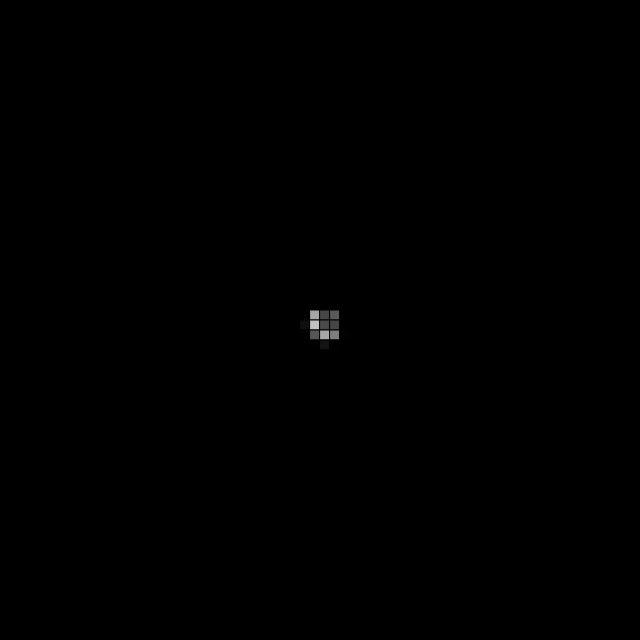
Frame 1 (no input)
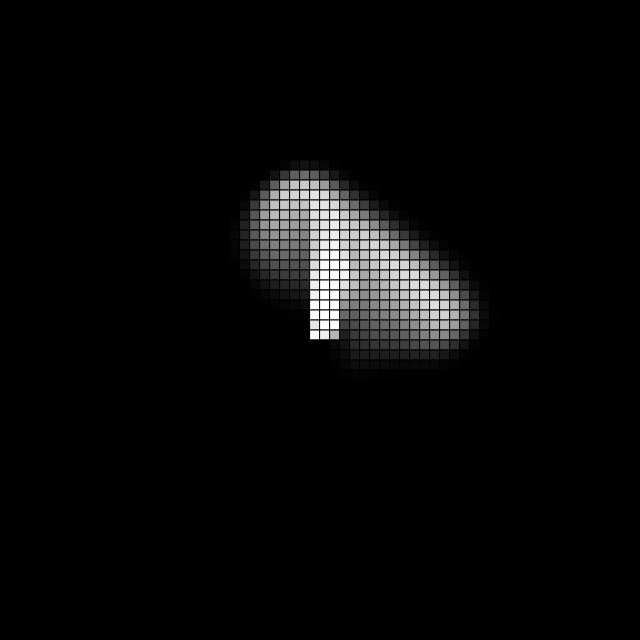
Frame 60 (no input)
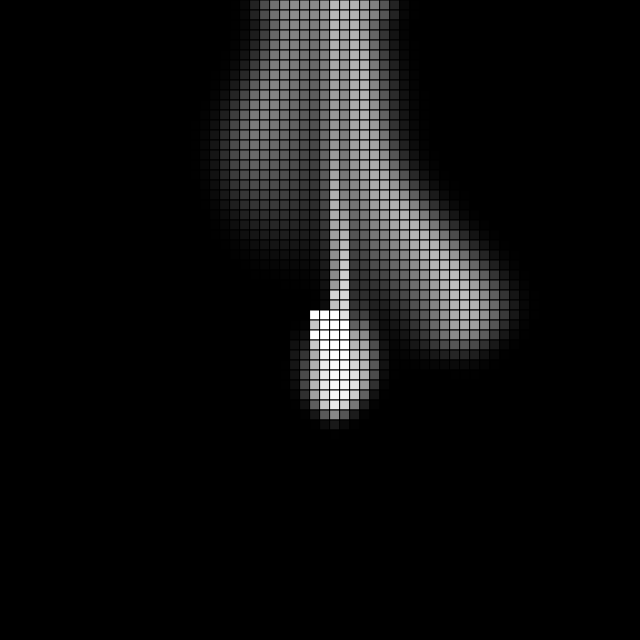
Frame 120 (the mouse pressed at the canvas centre since frame 60)

The p5.js sketch that drew these frames (run headless with seeded random() and noise() and a simulated clock; from frame 60 on, the mouse is pressed at the canvas centre):

// p5.js sketch
// ── sketch.js
const N = 64,
	SCALE = 10;

var t = 0, iter = 1;

function setup() {
	cnv = createCanvas(N * SCALE, N * SCALE, P2D);
	fluid = new FluidCube(1, 0.2, 0, 0.0000001);
}

// function 

function draw() {
	background(0);
	var cx = (0.5 * width) / SCALE;
	var cy = (0.5 * height) / SCALE;
	for (var i = -1; i <= 1; i++) {
		for (var j = -1; j <= 1; j++) {
			fluid.addDensity(cx + i, cy + j, Math.floor(Math.random() * 150) + 50  );
		}
	}
	for (var i = 0; i < 2; i++) {
		var angle = noise(t) * TWO_PI * 2;
		var v = p5.Vector.fromAngle(angle);
		v.mult(0.2);
		t += 0.01;
		fluid.addVelocity(cx, cy, v.x, v.y);
	}

	fluid.step();
	fluid.render();
	fluid.fade();
}

function IX(x, y) {
	x = constrain(x, 0, N - 1);
	y = constrain(y, 0, N - 1);
	return x + y * N;
}

function diffuse(b, x, x0, diff, dt, iter, N) {
	var a = dt * diff * (N - 2) * (N - 2);
	lin_solve(b, x, x0, a, 1 + 6 * a, iter, N);
}

function lin_solve(b, x, x0, a, c, iter, N) {
	var cRecip = 1.0 / c;
	for (var k = 0; k < iter; k++) {
		for (var j = 1; j < N - 1; j++) {
			for (var i = 1; i < N - 1; i++) {
				x[IX(i, j)] =
					(x0[IX(i, j)] +
						a *
							(x[IX(i + 1, j)] +
								x[IX(i - 1, j)] +
								x[IX(i, j + 1)] +
								x[IX(i, j - 1)])) *
					cRecip;
			}
		}

		set_bnd(b, x, N);
	}
}

function project(velocX, velocY, p, div, iter, N) {
	for (var j = 1; j < N - 1; j++) {
		for (var i = 1; i < N - 1; i++) {
			div[IX(i, j)] =
				(-0.5 *
					(velocX[IX(i + 1, j)] -
						velocX[IX(i - 1, j)] +
						velocY[IX(i, j + 1)] -
						velocY[IX(i, j - 1)])) /
				N;
			p[IX(i, j)] = 0;
		}
	}
	set_bnd(0, div, N);
	set_bnd(0, p, N);
	lin_solve(0, p, div, 1, 6, iter, N);

	for (var j = 1; j < N - 1; j++) {
		for (var i = 1; i < N - 1; i++) {
			velocX[IX(i, j)] -= 0.5 * (p[IX(i + 1, j)] - p[IX(i - 1, j)]) * N;
			velocY[IX(i, j)] -= 0.5 * (p[IX(i, j + 1)] - p[IX(i, j - 1)]) * N;
		}
	}

	set_bnd(1, velocX, N);
	set_bnd(2, velocY, N);
}

function advect(b, d, d0, velocX, velocY, dt, N) {
	var i0, i1, j0, j1;

	var dtx = dt * (N - 2);
	var dty = dt * (N - 2);

	var s0, s1, t0, t1;
	var tmp1, tmp2, x, y;

	var Nfloat = N;
	var ifloat, jfloat;
	var i, j;

	for (j = 1, jfloat = 1; j < N - 1; j++, jfloat++) {
		for (i = 1, ifloat = 1; i < N - 1; i++, ifloat++) {
			tmp1 = dtx * velocX[IX(i, j)];
			tmp2 = dty * velocY[IX(i, j)];
			x = ifloat - tmp1;
			y = jfloat - tmp2;

			if (x < 0.5) x = 0.5;
			if (x > Nfloat + 0.5) x = Nfloat + 0.5;
			i0 = Math.floor(x);
			i1 = i0 + 1.0;
			if (y < 0.5) y = 0.5;
			if (y > Nfloat + 0.5) y = Nfloat + 0.5;
			j0 = Math.floor(y);
			j1 = j0 + 1.0;

			s1 = x - i0;
			s0 = 1.0 - s1;
			t1 = y - j0;
			t0 = 1.0 - t1;

			var i0i = i0;
			var i1i = i1;
			var j0i = j0;
			var j1i = j1;

			d[IX(i, j)] =
				s0 * (t0 * d0[IX(i0i, j0i)] + t1 * d0[IX(i0i, j1i)]) +
				s1 * (t0 * d0[IX(i1i, j0i)] + t1 * d0[IX(i1i, j1i)]);
		}
	}

	set_bnd(b, d, N);
}

function set_bnd(b, x, N) {
	for (var k = 1; k < N - 1; k++) {
		for (var i = 1; i < N - 1; i++) {
			x[IX(i, 0)] = b == 2 ? -x[IX(i, 1)] : x[IX(i, 1)];
			x[IX(i, N - 1)] = b == 2 ? -x[IX(i, N - 2)] : x[IX(i, N - 2)];
		}
	}
	for (var k = 1; k < N - 1; k++) {
		for (var j = 1; j < N - 1; j++) {
			x[IX(0, j)] = b == 1 ? -x[IX(1, j)] : x[IX(1, j)];
			x[IX(N - 1, j)] = b == 1 ? -x[IX(N - 2, j)] : x[IX(N - 2, j)];
		}
	}

	x[IX(0, 0)] = 0.33 * (x[IX(1, 0, 0)] + x[IX(0, 1, 0)] + x[IX(0, 0, 1)]);
	x[IX(0, N - 1)] = 0.33 * (x[IX(1, N - 1, 0)] + x[IX(0, N - 2, 0)] + x[IX(0, N - 1, 1)]);
	x[IX(N - 1, 0)] = 0.33 * (x[IX(N - 2, 0, 0)] + x[IX(N - 1, 1, 0)] + x[IX(N - 1, 0, 1)]);
	x[IX(N - 1, N - 1)] =
		0.33 * (x[IX(N - 2, N - 1, 0)] + x[IX(N - 1, N - 2, 0)] + x[IX(N - 1, N - 1, 1)]);
}

// ── fluid.js
class FluidCube {
	constructor(size, dt, diffusion, viscosity) {
		this.size = size;
		this.dt = dt;
		this.diff = diffusion;
		this.visc = viscosity;

		this.s = new Array(N * N).fill(0);
		this.density = new Array(N * N).fill(0);

		this.Vx = new Array(N * N).fill(0);
		this.Vy = new Array(N * N).fill(0);

		this.Vx0 = new Array(N * N).fill(0);
		this.Vy0 = new Array(N * N).fill(0);
	}

	addDensity(x, y, amount) {
		this.density[IX(x, y)] += amount;
	}

	addVelocity(x, y, amountX, amountY) {
		var index = IX(x, y);

		this.Vx[index] += amountX;
		this.Vy[index] += amountY;
	}

	step() {
		var visc = this.visc,
			diff = this.diff,
			dt = this.dt,
			Vx = this.Vx,
			Vy = this.Vy,
			Vx0 = this.Vx0,
			Vy0 = this.Vy0,
			s = this.s,
			density = this.density;

		diffuse(1, Vx0, Vx, visc, dt, iter, N);
		diffuse(2, Vy0, Vy, visc, dt, iter, N);

		project(Vx0, Vy0, Vx, Vy, iter, N);

		advect(1, Vx, Vx0, Vx0, Vy0, dt, N);
		advect(2, Vy, Vy0, Vx0, Vy0, dt, N);

		project(Vx, Vy, Vx0, Vy0, iter, N);

		diffuse(0, s, density, diff, dt, iter, N);
		advect(0, density, s, Vx, Vy, dt, N);
	}

	render() {
		colorMode(HSB, 255);

		for (var i = 0; i < N; i++) {
			for (var j = 0; j < N; j++) {
				var x = i * SCALE;
				var y = j * SCALE;
				var d = this.density[IX(i, j)];
				fill(d, 255);
				// fill(255, 100);
				// noStroke();
				stroke('black');
				rect(x, y, SCALE, SCALE);
			}
		}
  }
  
  fade() {
    for (var i = 0; i < this.density.length; i++) {
      var d = this.density[i];
      this.density[i] = constrain(d - 0.02, 0, 255);
    }
  }
}
